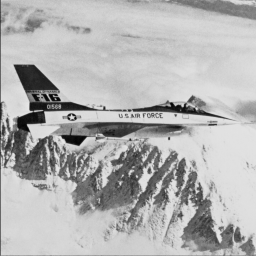
#> input picture DatasetImages/f_16.pgm, 256 x 256 px, found by its file name
$ python 'Q_4 .py'
#> lines starting #> are read from the running program, lines starting #| are printed output that depends on the picture


#import all the libraries here
from PIL import Image # library for importing Image
import numpy as np    # library for math operations
import matplotlib.pyplot as plt # library for displaying the image


# define function to import image

def importImage(imagePath):

    """ this function takes in the image path as input and returns the image in array format """
    image = Image.open(imagePath)
#> image is the input picture: PIL image 256x256 L; min 3, max 233, mean 178.1
    image = np.array(image) # convert opened Image to numpy array
    return image  # returns the numpy array of image


def pad_matrix(matrix):
    # Get the dimensions of the original matrix
    original_rows, original_cols = len(matrix), len(matrix[0])

    # Calculate the new dimensions after padding
    padded_rows, padded_cols = original_rows + 4, original_cols + 4  # 2 pixels on each side

    # Create a new matrix filled with zeros
    padded_matrix = [[0 for _ in range(padded_cols)] for _ in range(padded_rows)]

    # Copy the original matrix into the center of the padded matrix
    for i in range(original_rows):
        for j in range(original_cols):
            padded_matrix[i + 1][j + 1] = matrix[i][j]
    padded_matrix = np.array(padded_matrix)
    return padded_matrix


def dimensionMatching(matrix):
        # Get the dimensions of the original matrix
    shp = gaussSmoothImg.shape[0]
    diff = abs(shp - 256)
    original_rows, original_cols = len(matrix), len(matrix[0])

    # Calculate the new dimensions after padding
    padded_rows, padded_cols = original_rows + diff, original_cols + diff

    # Create a new matrix filled with zeros
    padded_matrix = [[0 for _ in range(padded_cols)] for _ in range(padded_rows)]

    # Copy the original matrix into the center of the padded matrix
    for i in range(original_rows):
        for j in range(original_cols):
            padded_matrix[i + 1][j + 1] = matrix[i][j]
    padded_matrix = np.array(padded_matrix)
    return padded_matrix


def operationGaussian(image, kernel_size, sigma):
    # Calculate the kernel size (should be odd)
    if kernel_size % 2 == 0:
        raise ValueError("Kernel size should be odd.")

    # Create an empty kernel
    kernel = np.zeros((kernel_size, kernel_size))

    # Calculate the center position of the kernel
    center = kernel_size // 2

    # Calculate the sum for normalization
    total = 0

    # Fill the kernel with Gaussian values
    for x in range(kernel_size):
        for y in range(kernel_size):
            kernel[x, y] = np.exp(-((x - center)**2 + (y - center)**2) / (2 * sigma**2))
            total += kernel[x, y]

    # Normalize the kernel
    kernel /= total
    template = kernel

    img_height, img_width = image.shape
    template_height, template_width = template.shape

    # Initialize a result matrix to store match scores
    result = np.zeros((img_height - template_height + 1, img_width - template_width + 1))

    for y in range(img_height - template_height + 1):
        for x in range(img_width - template_width + 1):
            # Extract a region from the image to compare with the template
            region = image[y:y + template_height, x:x + template_width]

            sm = np.sum(region * template)
            result[y, x] = sm

    return result


def imageOpersub(image, guassSmoothImage):
    gmask = image - guassSmoothImage
    return gmask


def imageOperAdd(image, gmask, k):
    sharpImg = image + (k*gmask)
    return sharpImg


def plotting(image):

    # Plot the first image on the left subplot
    plt.imshow(image, cmap='gray')


# define function to plot the image
def plottingGussian(image, guassian):


    # Create subplots with 1 row and 2 columns
    fig, axes = plt.subplots(1, 2, figsize=(11,11))

    axes[0].imshow(image, cmap='gray')
    axes[0].set_title('Orignal Image')

    axes[1].imshow(guassian, cmap='gray')
    axes[1].set_title('gaussian smooth Image')

    # Adjust spacing between subplots
    plt.tight_layout()

    # Show the plot
    plt.show()


# define function to plot the image
def plottingFinalSharp(image, sharp):


    # Create subplots with 1 row and 2 columns
    fig, axes = plt.subplots(1, 2, figsize=(11,11))

    axes[0].imshow(image, cmap='gray')
    axes[0].set_title('Orignal Image')

    axes[1].imshow(sharp, cmap='gray')
    axes[1].set_title('sharp Image')

    # Adjust spacing between subplots
    plt.tight_layout()

    # Show the plot
    plt.show()


def plottingGmask(image, guassian, gmask):


    # Create subplots with 1 row and 2 columns
    fig, axes = plt.subplots(1, 3, figsize=(11,11))

    axes[0].imshow(image, cmap='gray')
    axes[0].set_title('Orignal Image')

    axes[1].imshow(guassian, cmap='gray')
    axes[1].set_title('Guassian Smooth Image')

    axes[2].imshow(gmask, cmap='gray')
    axes[2].set_title('Gmask')

    # Adjust spacing between subplots
    plt.tight_layout()

    # Show the plot
    plt.show()


def plottingSharp(image, guassian, gmask,sharpImg):


    # Create subplots with 1 row and 2 columns
    fig, axes = plt.subplots(1, 4, figsize=(11,11))

    axes[0].imshow(image, cmap='gray')
    axes[0].set_title('Orignal Image')

    axes[1].imshow(guassian, cmap='gray')
    axes[1].set_title('Guassian Smooth Image')

    axes[2].imshow(gmask, cmap='gray')
    axes[2].set_title('Gmask')

    axes[3].imshow(sharpImg, cmap='gray')
    axes[3].set_title('Sharp Image')

    # Adjust spacing between subplots
    plt.tight_layout()

    # Show the plot
    plt.show()


# parameters
sigma = 2
filter_size = 7
k = 1

# import orignal Image
imagePath = '/home/pratik/courses/674/program/database/pgm/f_16.pgm'
image= importImage(imagePath)

paddImage = pad_matrix(image)
#> in pad_matrix, `original_rows, original_cols = len(matrix), len(matrix[0])`: original_rows = 256
#> in pad_matrix, `padded_rows, padded_cols = original_rows + 4, original_cols + 4`: padded_rows = 260
#> after the loop in pad_matrix, `for i in range(original_rows):`: padded_matrix = 260 items

# apply gaussian smoothning with 7x7 mask and sigma
gaussSmoothImg = operationGaussian(paddImage, filter_size, sigma)
#> after the loop in operationGaussian, `for y in range(img_height - template_height + 1):`:
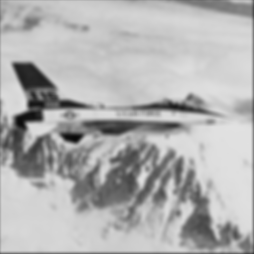
#> result: shape (254, 254) float64; min 8.45, max 225.4, mean 177.2

# match the dimension using padding
dimMatchImg = dimensionMatching(gaussSmoothImg)
#> in dimensionMatching, `original_rows, original_cols = len(matrix), len(matrix[0])`: original_rows = 254
#> in dimensionMatching, `padded_rows, padded_cols = original_rows + diff, original_cols + diff`: padded_rows = 256
#> after the loop in dimensionMatching, `for i in range(original_rows):`: padded_matrix = 256 items

# subtract orignal image from smooth image and get gmask
gmask = imageOpersub(image, dimMatchImg)
#> in imageOpersub, `gmask = image - guassSmoothImage`:
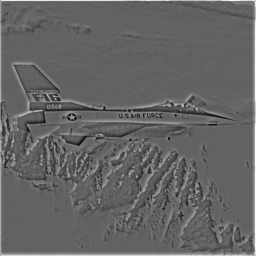
#> gmask: shape (256, 256) float64; min -142.2, max 226, mean 3.6; drawn with min black and max white
gmask = np.round(gmask).astype(int)

# add orignal image with the weighted gmask and get sharp image
sharpImg = imageOperAdd(image, gmask, k)
#> in imageOperAdd, `sharpImg = image + (k*gmask)`:
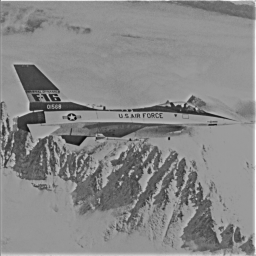
#> sharpImg: shape (256, 256) int64; min -129, max 452, mean 181.7; drawn with min black and max white
sharpened_image = np.clip(sharpImg, 0, 255)
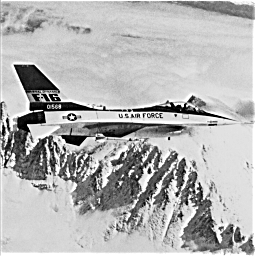
#> sharpened_image: shape (256, 256) int64; min 0, max 255, mean 179.9

# Convert to uint8 type for display
sharpImg = np.uint8(sharpened_image)
# plot the orignal image
plotting(image)

# plot the gaussian smooth image and orignal image
plottingGussian(image, gaussSmoothImg)

# plot the gmask
plottingGmask(image, gaussSmoothImg, gmask)

# plot the sharp image
plottingSharp(image, gaussSmoothImg, gmask,sharpImg)

plottingFinalSharp(image, sharpImg)


# parameters
sigma = 1
filter_size = 7
k = 4

# import orignal Image
imagePath = '/home/pratik/courses/674/program/database/pgm/f_16.pgm'
image= importImage(imagePath)

# apply gaussian smoothning with 7x7 mask and sigma 1
paddImage = pad_matrix(image)
# apply gaussian smoothning with 7x7 mask and sigma 1
gaussSmoothImg = operationGaussian(paddImage, filter_size, sigma)
#> call 2 of operationGaussian, with kernel_size = 7, sigma = 1
#> after the loop in operationGaussian (call 2), `for y in range(img_height - template_height + 1):`:
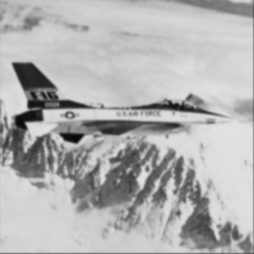
#> result: shape (254, 254) float64; min 6.62, max 226, mean 177.8

dimMatchImg = dimensionMatching(gaussSmoothImg)
#> in dimensionMatching (call 2), `padded_rows, padded_cols = original_rows + diff, original_cols + diff`: padded_cols = 256
#> in dimensionMatching (call 2), `padded_matrix = np.array(padded_matrix)`:
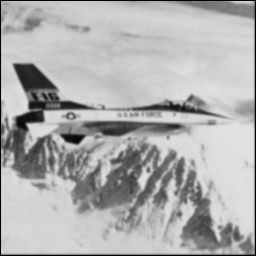
#> padded_matrix: shape (256, 256) float64; min 0, max 226, mean 175.1

# subtract orignal image from smooth image and get gmask
gmask = imageOpersub(image, dimMatchImg)


# add orignal image with the weighted gmask and get sharp image
gmask = np.round(gmask).astype(int)

# add orignal image with the weighted gmask and get sharp image
sharpImg = imageOperAdd(image, gmask, k)
sharpened_image = np.clip(sharpImg, 0, 255)
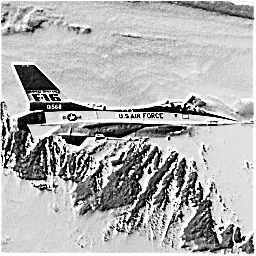
#> sharpened_image: shape (256, 256) int64; min 0, max 255, mean 177.3

# Convert to uint8 type for display
sharpImg = np.uint8(sharpened_image)

# plot the orignal image
plotting(image)

# plot the gaussian smooth image and orignal image
plottingGussian(image, gaussSmoothImg)

# plot the gmask
plottingGmask(image, gaussSmoothImg, gmask)

# plot the sharp image
plottingSharp(image, gaussSmoothImg, gmask,sharpImg)

plottingFinalSharp(image, sharpImg)

$ run again, with DatasetImages/boat.pgm copied over DatasetImages/f_16.pgm
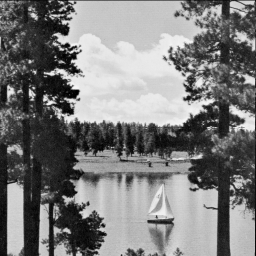
#> input picture DatasetImages/boat.pgm, 256 x 256 px, found by its file name
#> in importImage, image is the input picture: PIL image 256x256 L; min 0, max 246, mean 124.3
#> in pad_matrix, `original_rows, original_cols = len(matrix), len(matrix[0])`: original_rows = 256
#> in pad_matrix, `padded_rows, padded_cols = original_rows + 4, original_cols + 4`: padded_rows = 260
#> after the loop in pad_matrix, `for i in range(original_rows):`: padded_matrix = 260 items
#> in dimensionMatching, `original_rows, original_cols = len(matrix), len(matrix[0])`: original_rows = 254
#> in dimensionMatching, `padded_rows, padded_cols = original_rows + diff, original_cols + diff`: padded_rows = 256
#> after the loop in dimensionMatching, `for i in range(original_rows):`: padded_matrix = 256 items
#> after the loop in operationGaussian (call 2), `for y in range(img_height - template_height + 1):`:
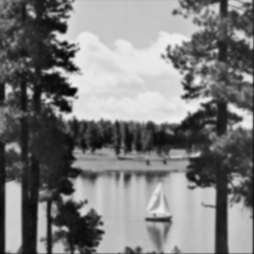
#> result: shape (254, 254) float64; min 2.94, max 241.2, mean 124.7
#> `sharpened_image = np.clip(sharpImg, 0, 255)`:
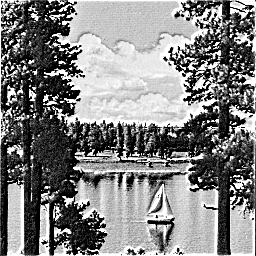
#> sharpened_image: shape (256, 256) int64; min 0, max 255, mean 130
